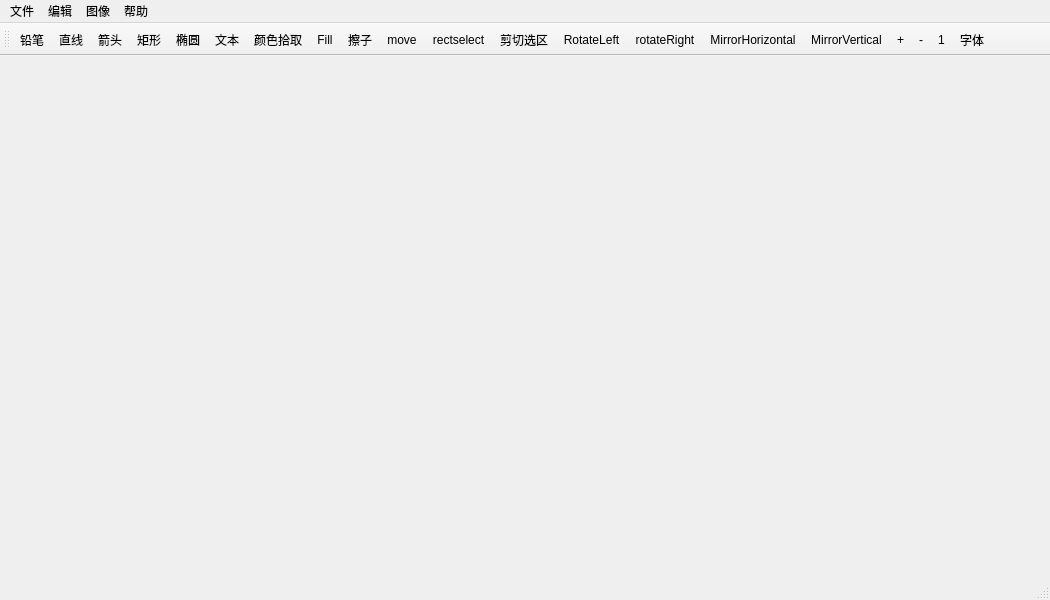
<?xml version="1.0" encoding="UTF-8"?>
<ui version="4.0">
 <class>MainWindow</class>
 <widget class="QMainWindow" name="MainWindow">
  <property name="geometry">
   <rect>
    <x>0</x>
    <y>0</y>
    <width>1050</width>
    <height>600</height>
   </rect>
  </property>
  <property name="acceptDrops">
   <bool>true</bool>
  </property>
  <property name="windowTitle">
   <string>海天鹰画图</string>
  </property>
  <property name="windowIcon">
   <iconset resource="filename.qrc">
    <normaloff>:/icon.png</normaloff>:/icon.png</iconset>
  </property>
  <widget class="QWidget" name="centralWidget"/>
  <widget class="QMenuBar" name="menuBar">
   <property name="geometry">
    <rect>
     <x>0</x>
     <y>0</y>
     <width>1050</width>
     <height>24</height>
    </rect>
   </property>
   <widget class="QMenu" name="menu_file">
    <property name="title">
     <string>文件</string>
    </property>
    <addaction name="action_new"/>
    <addaction name="action_open"/>
    <addaction name="action_import"/>
    <addaction name="action_save"/>
    <addaction name="action_saveas"/>
    <addaction name="action_quit"/>
   </widget>
   <widget class="QMenu" name="menu_edit">
    <property name="title">
     <string>编辑</string>
    </property>
    <addaction name="action_undo"/>
    <addaction name="action_redo"/>
    <addaction name="action_copy"/>
    <addaction name="action_cut"/>
    <addaction name="action_paste"/>
    <addaction name="action_selectAll"/>
    <addaction name="action_delete"/>
   </widget>
   <widget class="QMenu" name="menu_image">
    <property name="title">
     <string>图像</string>
    </property>
    <addaction name="action_flip"/>
    <addaction name="action_excude"/>
    <addaction name="action_property"/>
    <addaction name="action_setWallpaper"/>
    <addaction name="action_gray"/>
    <addaction name="action_invert"/>
    <addaction name="action_blur"/>
   </widget>
   <widget class="QMenu" name="menu_about">
    <property name="title">
     <string>帮助</string>
    </property>
    <addaction name="action_help"/>
    <addaction name="action_changelog"/>
    <addaction name="action_aboutQt"/>
    <addaction name="action_about"/>
   </widget>
   <addaction name="menu_file"/>
   <addaction name="menu_edit"/>
   <addaction name="menu_image"/>
   <addaction name="menu_about"/>
  </widget>
  <widget class="QToolBar" name="mainToolBar">
   <attribute name="toolBarArea">
    <enum>TopToolBarArea</enum>
   </attribute>
   <attribute name="toolBarBreak">
    <bool>false</bool>
   </attribute>
   <addaction name="actionPencil"/>
   <addaction name="actionLine"/>
   <addaction name="actionArrow"/>
   <addaction name="actionRect"/>
   <addaction name="actionEllipse"/>
   <addaction name="actionText"/>
   <addaction name="actionColorPicker"/>
   <addaction name="actionFill"/>
   <addaction name="actionErase"/>
   <addaction name="actionMove"/>
   <addaction name="actionRectselect"/>
   <addaction name="actionCutSelect"/>
   <addaction name="actionRotateLeft"/>
   <addaction name="actionRotateRight"/>
   <addaction name="actionMirrorHorizontal"/>
   <addaction name="actionMirrorVertical"/>
   <addaction name="actionZoomin"/>
   <addaction name="actionZoomout"/>
   <addaction name="actionZoom1"/>
   <addaction name="actionFont"/>
  </widget>
  <widget class="QStatusBar" name="statusBar"/>
  <action name="action_open">
   <property name="text">
    <string>打开</string>
   </property>
   <property name="shortcut">
    <string>Ctrl+O</string>
   </property>
  </action>
  <action name="action_save">
   <property name="text">
    <string>保存</string>
   </property>
   <property name="shortcut">
    <string>Ctrl+S</string>
   </property>
  </action>
  <action name="action_saveas">
   <property name="text">
    <string>另存为</string>
   </property>
  </action>
  <action name="action_quit">
   <property name="text">
    <string>退出</string>
   </property>
   <property name="shortcut">
    <string>Ctrl+Q</string>
   </property>
  </action>
  <action name="action_undo">
   <property name="text">
    <string>撤销</string>
   </property>
   <property name="shortcut">
    <string>Ctrl+Z</string>
   </property>
  </action>
  <action name="action_redo">
   <property name="text">
    <string>重做</string>
   </property>
   <property name="shortcut">
    <string>Ctrl+Y</string>
   </property>
  </action>
  <action name="action_copy">
   <property name="text">
    <string>复制</string>
   </property>
   <property name="shortcut">
    <string>Ctrl+C</string>
   </property>
  </action>
  <action name="action_cut">
   <property name="text">
    <string>剪切</string>
   </property>
   <property name="shortcut">
    <string>Ctrl+X</string>
   </property>
  </action>
  <action name="action_paste">
   <property name="text">
    <string>粘贴</string>
   </property>
   <property name="shortcut">
    <string>Ctrl+V</string>
   </property>
  </action>
  <action name="action_selectAll">
   <property name="text">
    <string>全选</string>
   </property>
   <property name="shortcut">
    <string>Ctrl+A</string>
   </property>
  </action>
  <action name="action_delete">
   <property name="text">
    <string>删除</string>
   </property>
   <property name="shortcut">
    <string>Del</string>
   </property>
  </action>
  <action name="action_flip">
   <property name="text">
    <string>翻转/旋转</string>
   </property>
   <property name="toolTip">
    <string>翻转/旋转</string>
   </property>
   <property name="shortcut">
    <string>Ctrl+R</string>
   </property>
  </action>
  <action name="action_excude">
   <property name="text">
    <string>拉伸/扭曲</string>
   </property>
   <property name="toolTip">
    <string>拉伸/扭曲</string>
   </property>
   <property name="shortcut">
    <string>Ctrl+W</string>
   </property>
  </action>
  <action name="action_property">
   <property name="text">
    <string>属性</string>
   </property>
   <property name="shortcut">
    <string>Ctrl+E</string>
   </property>
  </action>
  <action name="action_setWallpaper">
   <property name="text">
    <string>设为壁纸</string>
   </property>
  </action>
  <action name="action_help">
   <property name="text">
    <string>帮助</string>
   </property>
   <property name="shortcut">
    <string>F1</string>
   </property>
  </action>
  <action name="action_changelog">
   <property name="text">
    <string>更新日志</string>
   </property>
  </action>
  <action name="action_about">
   <property name="text">
    <string>关于</string>
   </property>
  </action>
  <action name="action_new">
   <property name="text">
    <string>新建</string>
   </property>
   <property name="shortcut">
    <string>Ctrl+N</string>
   </property>
  </action>
  <action name="actionPencil">
   <property name="checkable">
    <bool>false</bool>
   </property>
   <property name="checked">
    <bool>false</bool>
   </property>
   <property name="enabled">
    <bool>true</bool>
   </property>
   <property name="icon">
    <iconset resource="filename.qrc">
     <normaloff>:/pencil.png</normaloff>:/pencil.png</iconset>
   </property>
   <property name="text">
    <string>铅笔</string>
   </property>
   <property name="toolTip">
    <string>铅笔</string>
   </property>
  </action>
  <action name="actionLine">
   <property name="icon">
    <iconset resource="filename.qrc">
     <normaloff>:/line.png</normaloff>:/line.png</iconset>
   </property>
   <property name="text">
    <string>直线</string>
   </property>
   <property name="toolTip">
    <string>直线</string>
   </property>
  </action>
  <action name="actionEllipse">
   <property name="icon">
    <iconset resource="filename.qrc">
     <normaloff>:/ellipse.png</normaloff>:/ellipse.png</iconset>
   </property>
   <property name="text">
    <string>椭圆</string>
   </property>
   <property name="toolTip">
    <string>椭圆</string>
   </property>
  </action>
  <action name="actionRect">
   <property name="icon">
    <iconset resource="filename.qrc">
     <normaloff>:/rect.png</normaloff>:/rect.png</iconset>
   </property>
   <property name="text">
    <string>矩形</string>
   </property>
   <property name="toolTip">
    <string>矩形</string>
   </property>
  </action>
  <action name="actionText">
   <property name="icon">
    <iconset resource="filename.qrc">
     <normaloff>:/text.png</normaloff>:/text.png</iconset>
   </property>
   <property name="text">
    <string>文本</string>
   </property>
   <property name="toolTip">
    <string>文本</string>
   </property>
  </action>
  <action name="actionErase">
   <property name="icon">
    <iconset resource="filename.qrc">
     <normaloff>:/eraser.png</normaloff>:/eraser.png</iconset>
   </property>
   <property name="text">
    <string>擦子</string>
   </property>
   <property name="toolTip">
    <string>擦子</string>
   </property>
  </action>
  <action name="actionMove">
   <property name="icon">
    <iconset resource="filename.qrc">
     <normaloff>:/move.png</normaloff>:/move.png</iconset>
   </property>
   <property name="text">
    <string>move</string>
   </property>
   <property name="toolTip">
    <string>移动</string>
   </property>
  </action>
  <action name="actionRectselect">
   <property name="icon">
    <iconset resource="filename.qrc">
     <normaloff>:/rectselect.png</normaloff>:/rectselect.png</iconset>
   </property>
   <property name="text">
    <string>rectselect</string>
   </property>
   <property name="toolTip">
    <string>框选</string>
   </property>
  </action>
  <action name="actionColorFill">
   <property name="checkable">
    <bool>false</bool>
   </property>
   <property name="checked">
    <bool>false</bool>
   </property>
   <property name="text">
    <string>■</string>
   </property>
   <property name="toolTip">
    <string>填充</string>
   </property>
   <property name="font">
    <font>
     <pointsize>13</pointsize>
    </font>
   </property>
  </action>
  <action name="actionColorBorder">
   <property name="text">
    <string>□</string>
   </property>
   <property name="toolTip">
    <string>边框</string>
   </property>
   <property name="font">
    <font>
     <pointsize>13</pointsize>
    </font>
   </property>
  </action>
  <action name="actionFont">
   <property name="text">
    <string>字体</string>
   </property>
   <property name="toolTip">
    <string>字体</string>
   </property>
  </action>
  <action name="actionCutSelect">
   <property name="icon">
    <iconset resource="filename.qrc">
     <normaloff>:/clip.png</normaloff>:/clip.png</iconset>
   </property>
   <property name="text">
    <string>剪切选区</string>
   </property>
   <property name="toolTip">
    <string>剪切选区</string>
   </property>
  </action>
  <action name="actionFill">
   <property name="icon">
    <iconset resource="filename.qrc">
     <normaloff>:/fill.png</normaloff>:/fill.png</iconset>
   </property>
   <property name="text">
    <string>Fill</string>
   </property>
   <property name="toolTip">
    <string>填充</string>
   </property>
  </action>
  <action name="action_aboutQt">
   <property name="text">
    <string>关于Qt</string>
   </property>
  </action>
  <action name="actionZoomin">
   <property name="icon">
    <iconset resource="filename.qrc">
     <normaloff>:/zoomin.png</normaloff>:/zoomin.png</iconset>
   </property>
   <property name="text">
    <string>+</string>
   </property>
   <property name="toolTip">
    <string>放大</string>
   </property>
  </action>
  <action name="actionZoomout">
   <property name="icon">
    <iconset resource="filename.qrc">
     <normaloff>:/zoomout.png</normaloff>:/zoomout.png</iconset>
   </property>
   <property name="text">
    <string>-</string>
   </property>
   <property name="toolTip">
    <string>缩小</string>
   </property>
  </action>
  <action name="actionZoom1">
   <property name="icon">
    <iconset resource="filename.qrc">
     <normaloff>:/zoom1.png</normaloff>:/zoom1.png</iconset>
   </property>
   <property name="text">
    <string>1</string>
   </property>
   <property name="toolTip">
    <string>实际大小</string>
   </property>
  </action>
  <action name="actionRotateRight">
   <property name="icon">
    <iconset resource="filename.qrc">
     <normaloff>:/rr.png</normaloff>:/rr.png</iconset>
   </property>
   <property name="text">
    <string>rotateRight</string>
   </property>
   <property name="toolTip">
    <string>右转90°</string>
   </property>
  </action>
  <action name="actionRotateLeft">
   <property name="icon">
    <iconset resource="filename.qrc">
     <normaloff>:/rl.png</normaloff>:/rl.png</iconset>
   </property>
   <property name="text">
    <string>RotateLeft</string>
   </property>
   <property name="toolTip">
    <string>左转90°</string>
   </property>
  </action>
  <action name="actionMirrorHorizontal">
   <property name="icon">
    <iconset resource="filename.qrc">
     <normaloff>:/MirrorHorizontal.png</normaloff>:/MirrorHorizontal.png</iconset>
   </property>
   <property name="text">
    <string>MirrorHorizontal</string>
   </property>
   <property name="toolTip">
    <string>水平镜像</string>
   </property>
  </action>
  <action name="actionMirrorVertical">
   <property name="icon">
    <iconset resource="filename.qrc">
     <normaloff>:/MirrorVertical.png</normaloff>:/MirrorVertical.png</iconset>
   </property>
   <property name="text">
    <string>MirrorVertical</string>
   </property>
   <property name="toolTip">
    <string>垂直镜像</string>
   </property>
  </action>
  <action name="action_gray">
   <property name="text">
    <string>灰度</string>
   </property>
  </action>
  <action name="action_invert">
   <property name="text">
    <string>反色</string>
   </property>
  </action>
  <action name="action_import">
   <property name="text">
    <string>导入图片</string>
   </property>
  </action>
  <action name="action_blur">
   <property name="text">
    <string>模糊</string>
   </property>
  </action>
  <action name="actionColorPicker">
   <property name="icon">
    <iconset resource="filename.qrc">
     <normaloff>:/color_picker.png</normaloff>:/color_picker.png</iconset>
   </property>
   <property name="text">
    <string>颜色拾取</string>
   </property>
   <property name="toolTip">
    <string>颜色拾取</string>
   </property>
  </action>
  <action name="actionArrow">
   <property name="icon">
    <iconset resource="filename.qrc">
     <normaloff>:/arrow.png</normaloff>:/arrow.png</iconset>
   </property>
   <property name="text">
    <string>箭头</string>
   </property>
   <property name="toolTip">
    <string>箭头</string>
   </property>
  </action>
 </widget>
 <layoutdefault spacing="6" margin="11"/>
 <resources>
  <include location="filename.qrc"/>
 </resources>
 <connections/>
</ui>
